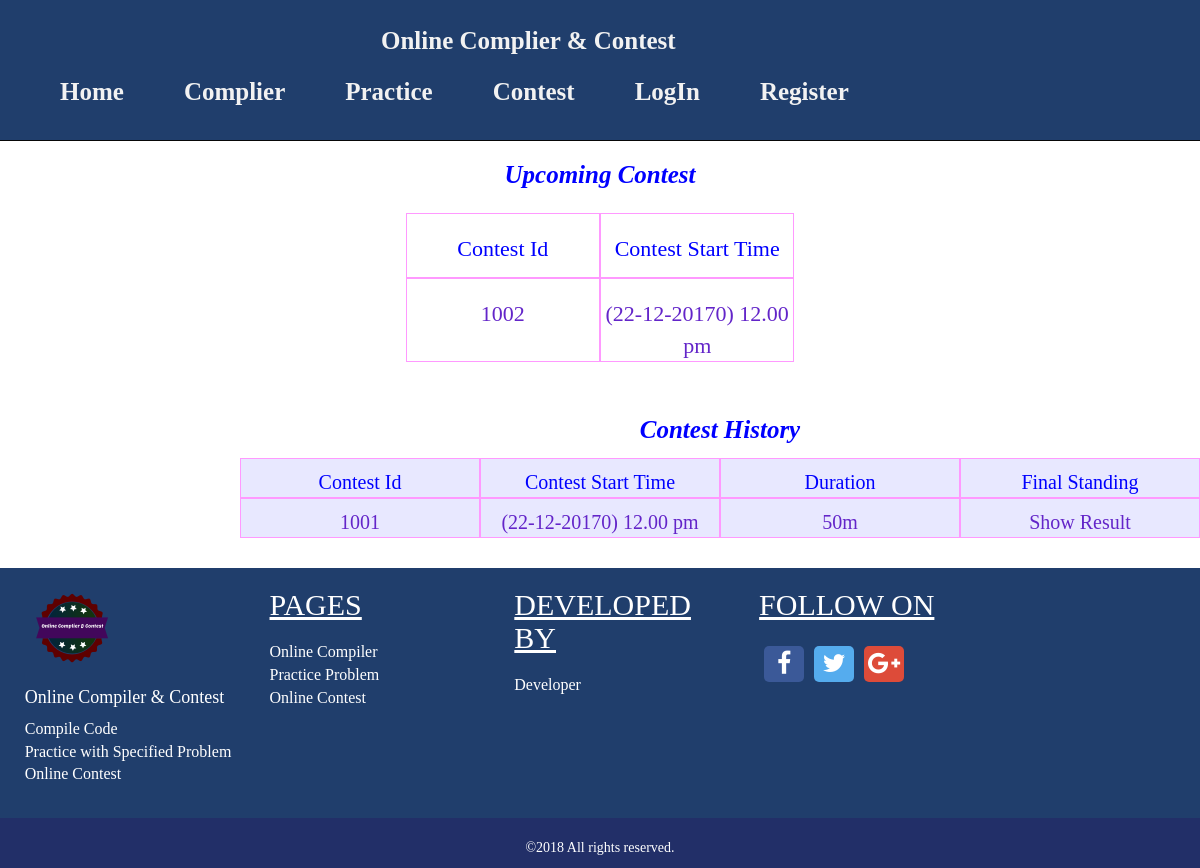
/contest.php, run on the app's committed database.
### tables this page shows
CREATE TABLE `contest_problem` (
  `id` int(11) NOT NULL,
  `contest_id` varchar(100) NOT NULL,
  `contest_problem_name` varchar(10) NOT NULL,
  `contest_problem_path` varchar(250) NOT NULL,
  `start_time` varchar(50) NOT NULL,
  `duration` varchar(20) NOT NULL,
  `contest_status` varchar(20) NOT NULL,
  `input_set` varchar(100) NOT NULL,
  `output_set` varchar(10000) NOT NULL
);

### contest.php (the view, shortened to what this page needs)
<!DOCTYPE html>
<html>
    <head>
        <link href="css/contest.css" rel="stylesheet" type="text/css"/>
        <link href="css/bootstrap.min.css" rel="stylesheet" type="text/css"/>
    </head>
    <body>
        <div class="row">
            <div class="col-sm-12">
                <nav class="navbar navbar-inverse navbar-fixed-top nbar">
                    <?php
                    include'head.php';
                    ?>
                </nav>
            </div>
        </div>
        <div class="contest_schedule" style="margin-top:13%; ">
            <div class="" align="center" style=" display:table;  width: 90%; margin-top: 2%; margin-left: 5%;margin-bottom: 50px;">
                <div class="heading" style=" color: blue;margin-bottom: 20px;">
                    <b><i>Upcoming Contest</i></b>
                </div>
                <div class="row">
                    <div class="col">Contest Id</div>
                    <div class="col">Contest Start Time</div>
                </div>
                <?php
                include 'config.php';
                $sql = "select * from contest_problem order by contest_id desc";
                $result = $connection->query($sql);
                $flag = 0;
                while ($data = mysqli_fetch_assoc($result)) {
                    $flag++;
                    if ($flag >= 2)
                        break;
                    ?>
                    <div class="row">
                        <div class="col"><a style="color: #6325C9;" href = "contest_veiw.php?contest_id=<?php echo $data['contest_id']; ?>"><?php echo $data['contest_id']; ?></a></div>
                        <div class="col" style="color: #6325C9;" ><?php echo $data['start_time']; ?></div>
                    </div>
                <?php }
                ?>
            </div>
        </div>
        <div class="contest_history" style="width: 80%;margin-top: 2%;margin-left: 20%; margin-bottom: 30px;">
            <div class="table_history" align="center">
                <div class="heading_history" style=" color: blue;">
                    <b><i><p>Contest History</i></b></p>
                </div>
                <div class="row_history">
                    <div class="col_history">Contest Id</div>
                    <div class="col_history">Contest Start Time</div>
                    <div class="col_history">Duration</div>
                    <div class="col_history">Final Standing</div>
                </div>
                <?php
                include 'config.php';
                $sql = "select * from contest_problem where contest_status = 'close'";
                $result = $connection->query($sql);
                while ($data = mysqli_fetch_assoc($result)) {
                    ?>
                    <div class="row_history">
                        <div class="col_history"><a style="color: #6325C9;" href = "view_contest_result.php?contest_id=<?php echo $data['contest_id']; ?>"><?php echo $data['contest_id']; ?></a></div>
                        <div class="col_history" style="color: #6325C9;"><?php echo $data['start_time']; ?></div>
                        <div class="col_history" style="color: #6325C9;" ><?php echo $data['duration'].'m'; ?></div>
                        <div class="col_history"><a style="color: #6325C9;" href = "view_contest_result.php?contest_id=<?php echo $data['contest_id']; ?>">Show Result</a></div>
                    </div>
                <?php }
                ?>
            </div>
        </div>
        <div><?php include 'foot.php'; ?></div>
    </body>
</html>

### css/contest.css (style rules this page uses)
.contest_schedule { width: 60%; margin-top: 2%; margin-left: 20%; }
.heading { display: table-caption; text-align: center; font-weight: bold; font-size: 25px; color: #266DB1; height: 10%; }
.row { display:table-row; }
.col { display: table-cell; width:30%; border: 1px solid #ff99ff; padding-top: 3%; text-align: center; font-size: 22px; color: blue; height: 65px; }
.table_history { display:table; background-color: #E8E8FF; }
.heading_history { display: table-caption; text-align: center; font-weight: bold; font-size: 25px; color: #266DB1; height: 10%; }
.row_history { display:table-row; }
.col_history { display: table-cell; width:20%; border: 1px solid #ff99ff; padding-top: 1%; text-align: center; font-size: 20px; color: blue; height: 30px; }
.col a { text-decoration: none; }
.col_history a { text-decoration: none; }

### contest.php (style rules this page uses)
.nbar { min-height: 68px; padding-top: 0px; color: white; font-size: 15px; font-weight: bold; }
body { font-family: ""; font-size: 14px; line-height: 1.42857143; color: #333; }

### data on the page
contest_problem: contest "1002", start_time "(22-12-20170) 12.00 pm"
contest_problem: contest "1001", start_time "(22-12-20170) 12.00 pm", duration "50"
